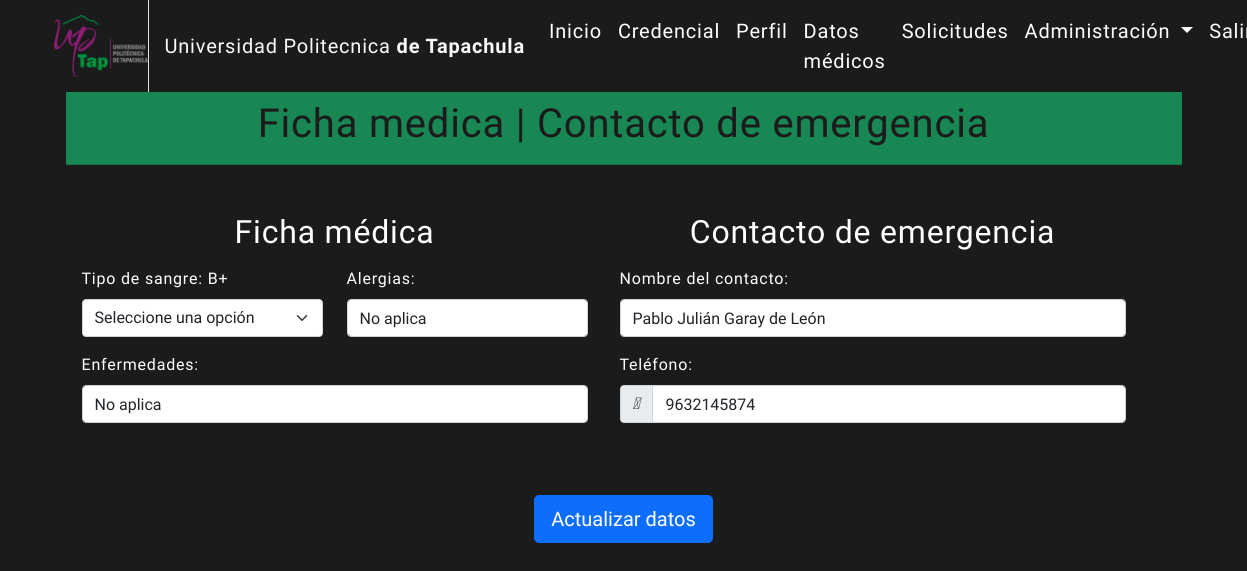
The app's page /administradores/ficha_medica_contacto_emergencia/ (signed in) with its own data.
### core/models.py (models this page shows, shortened)
class FichaMedica(models.Model):
    tipo_sangre = models.CharField(max_length=3)
    alergias = models.CharField(max_length=300, default='')
    enfermedades_cronicas = models.CharField(max_length=255, default='')
    usuario = models.ForeignKey('UsuarioPersonalizado', on_delete=models.PROTECT, null=True,
                                related_name='ficha_medica_relacionada')

class ContactoEmergencia(models.Model):
    nombre_contacto_emergencia = models.CharField(max_length=60)
    numero_contacto_emergencia = models.CharField(max_length=10)
    usuario = models.ForeignKey('UsuarioPersonalizado', on_delete=models.PROTECT, null=True,
                                related_name='contacto_emergencia_relacionado')

### administradores/views.py (the view, shortened to what this page needs)
# urls.py: path('ficha_medica_contacto_emergencia/', views.AdministradoresFichaMedicaView.as_view(),
class AdministradoresFichaMedicaView(View):
    def get(self, request):
        if not request.user.is_authenticated:
            return redirect('administradores_login')
        tipo_usuario = request.user.tipo_usuario
        if tipo_usuario == 'alumno':
            return redirect('alumnos_home')
        elif tipo_usuario == 'directivo':
            return redirect('directivos_home')
        elif tipo_usuario == 'maestro':
            return redirect('maestros_home')
        administrador = Administrador.objects.get(email=request.user.email)
        if administrador.requiereLlenarFichaMedica() or administrador.requiereLlenarContactoEmergencia():
            context = {
                "mensaje": "Por favor, llene su ficha medica y de contacto de emergencia antes de continuar, de lo contrario no podra activar su credencial",
                "tipo_sangre": '',
                "alergias": '',
                "enfermedades": '',
                "nombre_contacto_emergencia": '',
                "numero_contacto_emergencia": ''
            }
        else:
            context = {
                "tipo_sangre": administrador.ficha_medica.tipo_sangre,
                "alergias": administrador.ficha_medica.alergias,
                "enfermedades": administrador.ficha_medica.enfermedades_cronicas,
                "nombre_contacto_emergencia": administrador.contacto_emergencia.nombre_contacto_emergencia,
                "numero_contacto_emergencia": administrador.contacto_emergencia.numero_contacto_emergencia,
            }
        return render(request, 'administradores/ficha_medica/view_ficha_medica_administradores.html', context=context)

### core/models.py (called while the page is built)
    def requiereLlenarFichaMedica(self):
        if self.ficha_medica:
            return False
        return True

    def requiereLlenarContactoEmergencia(self):
        if self.contacto_emergencia:
            return False
        return True

### administradores/templates/administradores/ficha_medica/view_ficha_medica_administradores.html (shortened to what this page needs)
{% extends 'administradores/home/view_home_administradores.html' %}
{% block content %}
    <div class="card-header mb-1 bg-success">
        <h1 class="text-center">Ficha medica | Contacto de emergencia</h1>
    </div>
    <main class="container">
        <form method="post" class="row g-3 mt-5 gap-2">
            <section class="col-md-6 row">
                <h2 class="text-white text-center mb-3">Ficha médica</h2>
                <div class="col-md-6 mb-3">
                    <label for="tipoSangre" class="form-label text-white">Tipo de sangre: {{ tipo_sangre }}</label>
                    <select name="tipo_sangre" required class="form-select" id="tipoSangre">
                        <option value="" selected>Seleccione una opción</option>
                    </select>
                </div>
                <div class="col-md-6 mb-3">
                    <label for="inputAlergias" class="form-label text-white">Alergias:</label>
                    <input name="alergias" required type="text" class="form-control" id="inputAlergias"
                           placeholder="Escriba sus alergias" value="{{ alergias }}">
                </div>
                <div class="col-md-12 mb-3">
                    <label for="inputEnfermedades" class="form-label text-white">Enfermedades:</label>
                    <input name="enfermedades" required type="text" class="form-control" id="inputEnfermedades"
                           placeholder="Escriba sus enfermedades" value="{{ enfermedades }}">
                </div>
            </section>
            <section class="col-md-6 row">
                <h2 class="text-white text-center mb-3">Contacto de emergencia</h2>
                <div class="col-md-12 mb-3">
                    <label for="inputNombre" class="form-label text-white">Nombre del contacto:</label>
                    <input name="nombre_contacto_emergencia" required type="text" class="form-control" id="inputNombre"
                           placeholder="Escriba el nombre del contacto de emergencia" value="{{ nombre_contacto_emergencia }}">
                </div>
                <div class="col-md-12 mb-3">
                    <label for="inputTelefono" class="form-label text-white">Teléfono:</label>
                    <div class="input-group">
                        <span class="input-group-text"><i class="fas fa-phone"></i></span>
                        <input name="numero_contacto_emergencia" required type="tel" class="form-control" id="inputTelefono"
                               placeholder="Escriba el teléfono del contacto de emergencia"
                               value="{{ numero_contacto_emergencia }}">
                    </div>
                </div>
            </section>
            <div class="col-12 mt-5">
                <center>
                    <button type="submit" class="btn btn-primary btn-lg fade-in">
                        Actualizar datos
                    </button>
                </center>
            </div>
        </form>
    </main>
{% endblock %}

### administradores/static/administradores/home/styles/styles.css (style rules this page uses)
:root { --color-dark: #1b1b1b; --color-light: #ffffff; --color-gold: #c7b8a5; }
body { font-family: "Oswald", sans-serif; font-weight: 200; background-color: var(--color-dark); color: var(--color-dark); letter-spacing: 0.05rem; }

### records on screen
FichaMedica: tipo_sangre "B+", alergias "No aplica", enfermedades "No aplica"
ContactoEmergencia: nombre_contacto_emergencia "Pablo Julián Garay de León", numero_contacto_emergencia "9632145874"
